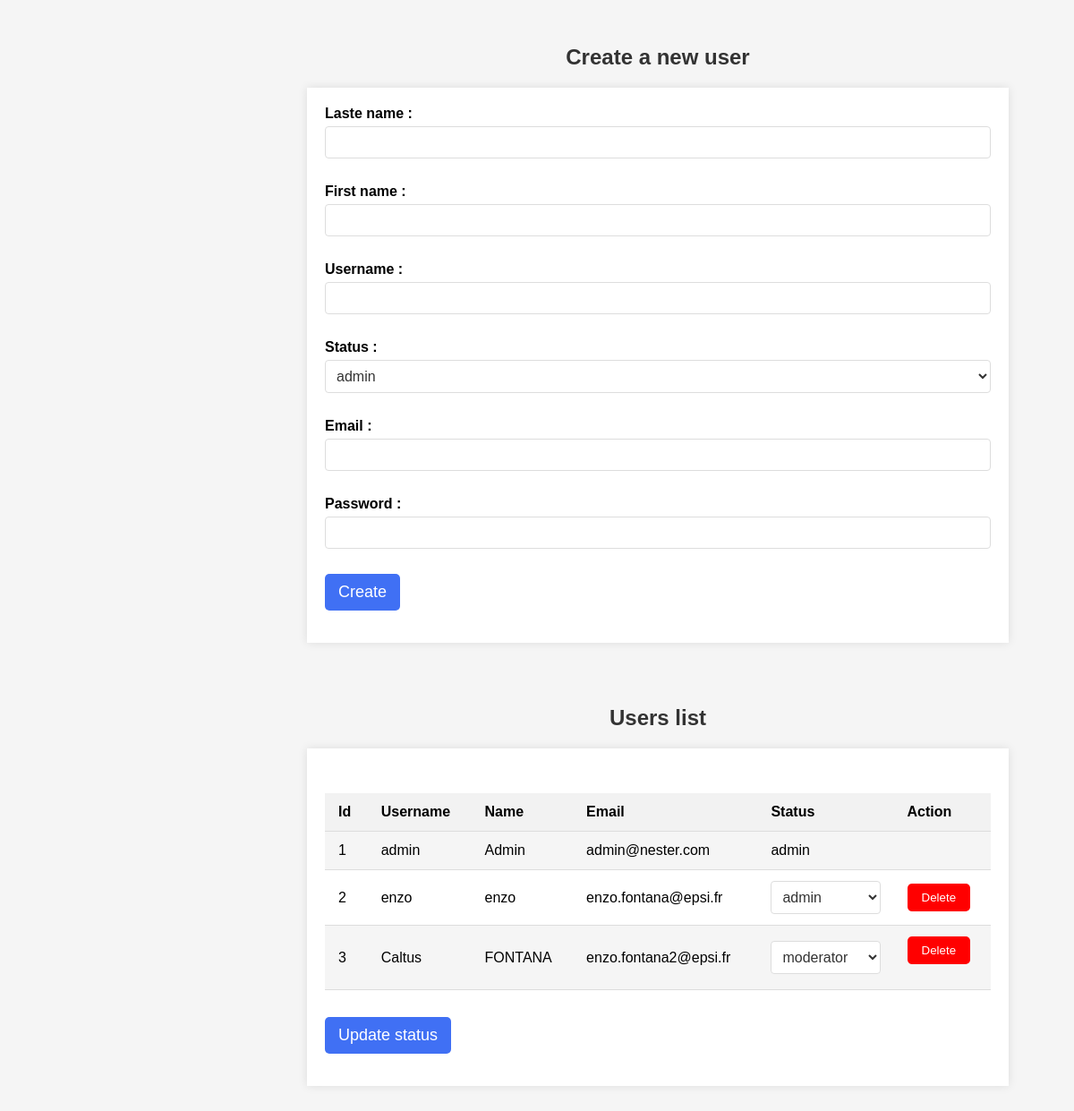
Before: /user.php (signed in) with the older database file.
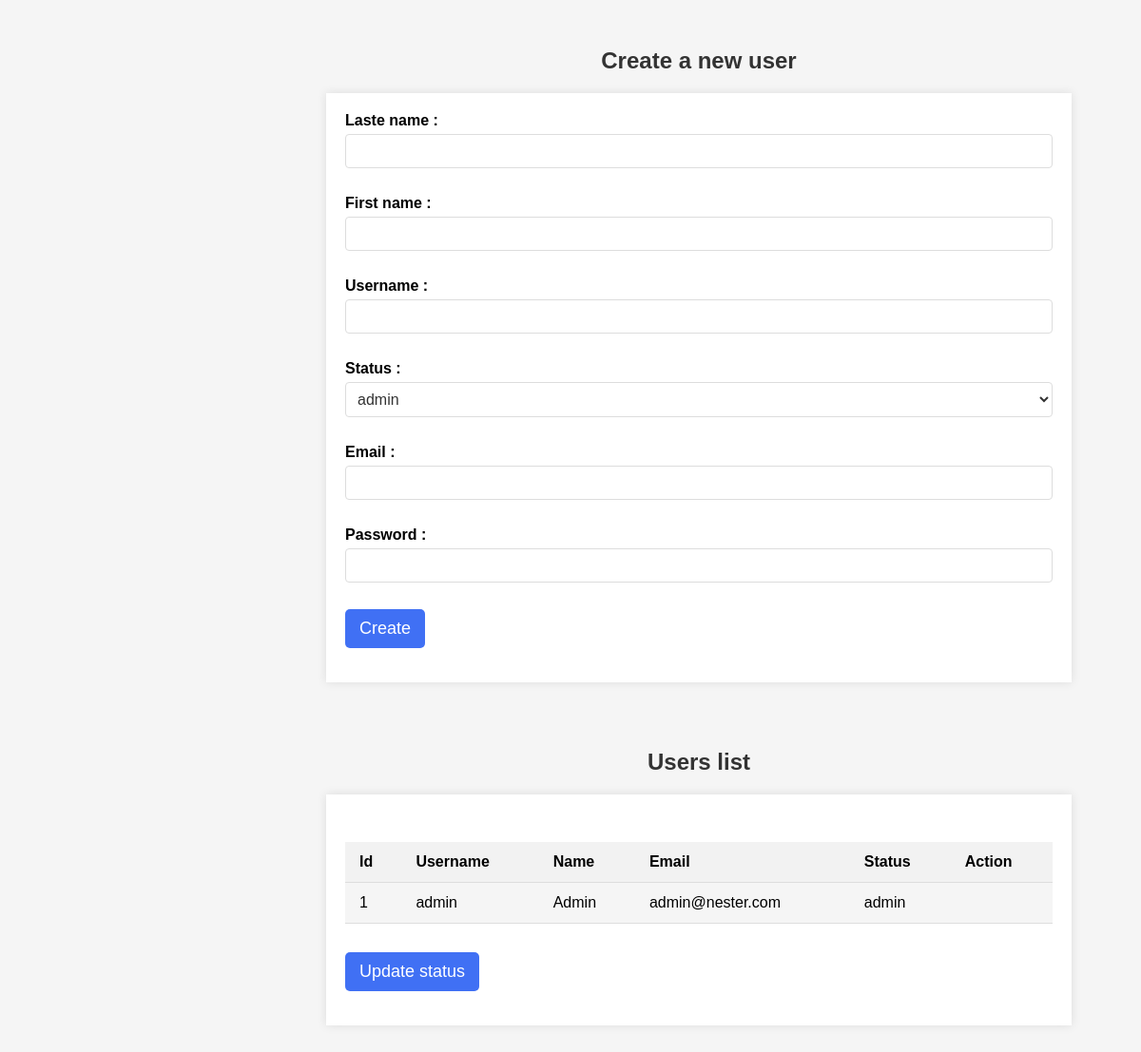
After: the same page with the newer database file.
### tables this page shows
CREATE TABLE user (
    id INTEGER PRIMARY KEY AUTOINCREMENT,
    username TEXT NOT NULL UNIQUE,
    password TEXT NOT NULL,
    email TEXT NOT NULL UNIQUE,
    nom TEXT NOT NULL, 
    prenom TEXT NOT NULL, 
    status TEXT NOT NULL
);

### user.php (the view, shortened to what this page needs)
<h1>Create a new user</h1>
<div class="container">
<div class="create-user-form">
        <form method="POST" action="home.php?page=user">
            <label for="nom">Laste name :</label>
            <input type="text" name="nom" id="nom" required><br><br>
            <label for="prenom">First name :</label>
            <input type="text" name="prenom" id="prenom" required><br><br>
            <label for="nom_utilisateur">Username :</label>
            <input type="text" name="nom_utilisateur" id="nom_utilisateur" required><br><br>
            <label for="type_utilisateur">Status :</label>
            <select name="type_utilisateur" id="type_utilisateur">
                <option value="admin">admin</option>
            </select><br><br>
            <label for="email">Email :</label>
            <input type="email" name="email" id="email" required><br><br>
            <label for="mot_de_passe">Password :</label>
            <input type="password" name="mot_de_passe" id="mot_de_passe" required><br><br>
            <input id="btn" type="submit" value="Create">
        </form>
    </div>
</div>
<h1>Users list</h1>
<div class="container">
<form method="post" action="update_status.php">
    <table>
        <tr>
            <th>Id</th>
            <th>Username</th>
            <th>Name</th>
            <th>Email</th>
            <th>Status</th>
            <th>Action</th>
        </tr>
        <?php
        $dbFile = './database/nester.db';
        $database = new SQLite3($dbFile);
        $sql = 'SELECT id, username, nom, email, status FROM user';
        $result = $database->query($sql);
        while ($row = $result->fetchArray(SQLITE3_ASSOC)) {
            echo '<tr>';
            echo '<td>' . $row['id'] . '</td>';
            echo '<td>' . $row['username'] . '</td>';
            echo '<td>' . $row['nom'] . '</td>';
            echo '<td>' . $row['email'] . '</td>';
            echo '<td>';
            if ($row['id'] != 1) {
                echo '<select name="new_status[' . $row['id'] . ']">';
                echo '<option value="admin" ' . ($row['status'] == 'admin' ? 'selected' : '') . '>admin</option>';
                echo '<option value="moderator" ' . ($row['status'] == 'moderator' ? 'selected' : '') . '>moderator</option>';
                echo '</select>';
            } else {
                echo $row['status'];
            }
            echo '</td>';
            echo '<td>';
            if ($row['id'] != 1) {
                echo '<form method="post" action="home.php?page=user">';
                echo '<input type="submit" id="deleteButton" value="Delete">';
                echo '</form>';
            }
            echo '</td>';
            echo '</tr>';
        }
        ?>
    </table>
    <button id="btn" type="submit" style="margin-top: 30px;">Update status</button>
</form>
</div>

### user.php (style rules this page uses)
.container { max-width: 80%; margin: 20px auto; padding: 20px; background-color: #fff; box-shadow: 0 0 10px rgba(0, 0, 0, 0.1); margin-bottom: 70px; }
h1 { font-size: 24px; color: #333; margin-bottom: 20px; text-align: center; }
table { margin-top: 30px; width: 100%; border-collapse: collapse; }
th, td { padding: 12px 15px; text-align: left; border-bottom: 1px solid #ddd; }
th { background-color: #f2f2f2; font-weight: bold; }
tr:nth-child(even) { background-color: #f5f5f5; }
select { width: 100%; padding: 8px; font-size: 16px; border: 1px solid #ddd; border-radius: 4px; background-color: #fff; color: #333; cursor: pointer; }
select option { background-color: #fff; color: #333; font-size: 16px; }
.create-user-form label { font-weight: bold; display: block; margin-bottom: 5px; }
.create-user-form input[type="text"], .create-user-form input[type="email"], .create-user-form input[type="password"], .create-user-form select { outline: none; width: 100%; padding: 8px; font-size: 16px; border: 1px solid #ddd; border-radius: 4px; margin-bottom: 10px; }
#btn { background-color: #4070f4; color: #fff; padding: 10px 15px; border: none; border-radius: 5px; font-size: 18px; cursor: pointer; }
#deleteButton { background-color: red; color: white; border: none; padding: 8px 16px; border-radius: 5px; cursor: pointer; }

Changed rows visible on the page:
removed user: id "2", username "enzo", nom "enzo", email "enzo.fontana@epsi.fr", status+id "admin"
removed user: id "3", username "Caltus", nom "FONTANA", email "enzo.fontana2@epsi.fr", status+id "moderator"
